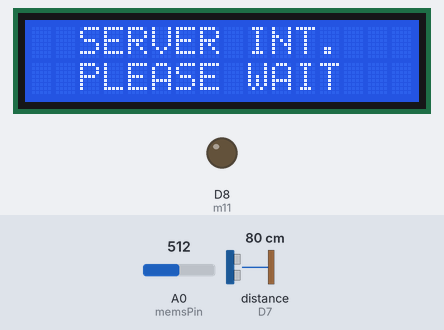
The sketch below on a simulated ESP8266 (NodeMCU). Shown: 16×2 character LCD, output pins drawn as LEDs (lit = HIGH). Wiring (inferred from the names in the program): ultrasonic range finder: trigger D6; echo D7. The test bench sets the inputs (shaded band); at power-on: distance to the obstacle (sensor on D7) 80 cm, A0 (memsPin) = 512. The echo pulse lasts 58.3 µs per cm; WiFi joins after 1.5 s; servers stay silent unless stated; uploads are accepted with an empty reply; random numbers use the default seed unless the sketch sets one; pins used as bus, display or sensor lines are not drawn; what the sketch prints to the serial monitor is not drawn.

Above: at 3.8 s.
At 9.6 s:
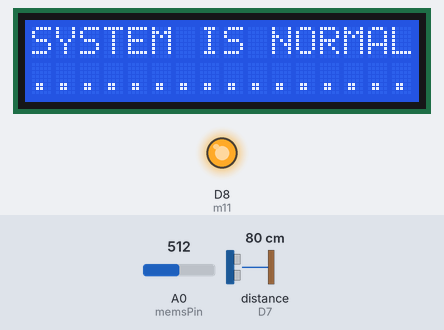
9.7 s: distance to the obstacle (sensor on D7) set to 23 cm
11.2 s: distance to the obstacle (sensor on D7) set to 18 cm
At 12.1 s:
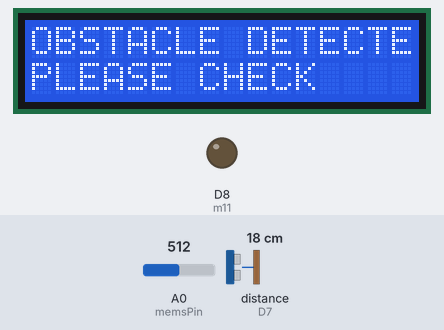
13.0 s: distance to the obstacle (sensor on D7) set to 35 cm
At 16.4 s:
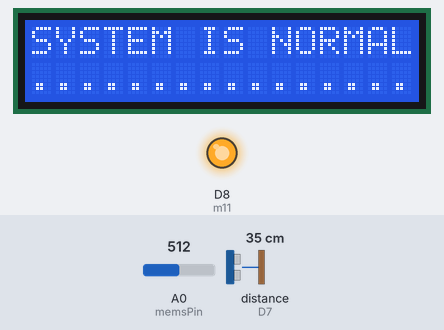
16.5 s: A0 (memsPin) set to 466
18.1 s: A0 (memsPin) set to 439
At 19.1 s:
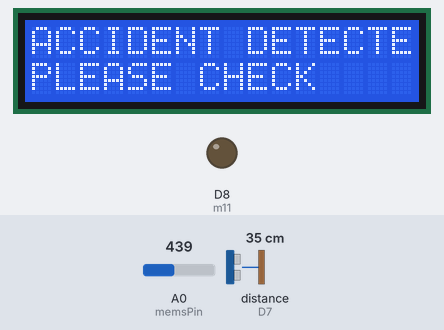
20.0 s: A0 (memsPin) set to 460
At 23.4 s:
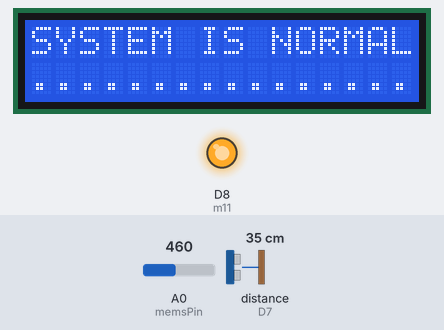
Timing chart, 0 to 24.5 s (numbered marks = the images above; inputs shaded):
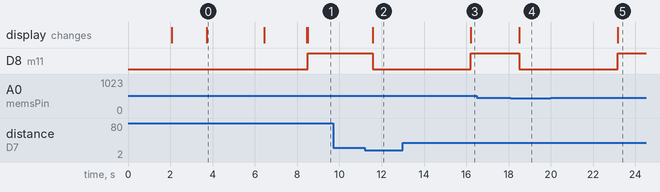

The sketch:

road_safety_system_bharath.ino
```cpp
#include <ESP8266WiFi.h>
#include <ESP8266HTTPClient.h>
#include <LiquidCrystal.h>
#include <String.h>

LiquidCrystal lcd (D0,D1,D2,D3,D4,D5);

// WiFi parameters to be configured
const char* ssid = "project12"; // Hoofdlettergevoelig
const char* password = "project123456"; // Hoofdlettergevoelig

String a = "http://sms.scubedigi.com/api.php?username=Mydreamacd&password=Mydre@m123&to=9160258535&from=MYDREM&message=";
String msg = "\0";
String r = "http://projectsiot.xyz/IoTProjects/RoadSafety/upload.php?a=";
String rs = "\0";
int v = 0;

long duration, distance,duration1,distance1;


String F = "N";
String D = "N";

String otp[11] = {"62","72","71","75","97","79","92","79","95","83","99"} ;
unsigned int no = 0;
unsigned hb = 0;
String hbvalue = "\0";

#define memsPin A0
#define trigPin D6
#define echoPin D7
#define buzzer 1
#define m11 D8

int flag = 0;
int mems = 0;

void send2server ()
{
Serial.print("rs = "); Serial.println(rs);
if(WiFi.status()== WL_CONNECTED){ //Check WiFi connection status

    HTTPClient http; //Declare an object of class HTTPClient
 http.begin(rs);

int httpCode = http.GET(); //Send the request
    if (httpCode > 0) { //Check the returning code
      String payload = http.getString(); //Get the request response payload
      Serial.println(payload); //Print the response payload
    }
    http.end(); //Close connection

delay(500);
}
}
 void sendsms ()
{
Serial.print("msg = "); Serial.println(msg);
if(WiFi.status()== WL_CONNECTED){ //Check WiFi connection status

    HTTPClient http; //Declare an object of class HTTPClient
 http.begin(msg);

int httpCode = http.GET(); //Send the request
    if (httpCode > 0) { //Check the returning code
      String payload = http.getString(); //Get the request response payload
      Serial.println(payload); //Print the response payload
    }
    http.end(); //Close connection

delay(500);
}
}


void lcdstring (unsigned int a, unsigned int b, String data)
{
  // lcd.clear();
  lcd.setCursor(a, b);
  lcd.print(data);
}

void beep()
{
  digitalWrite(buzzer, HIGH);
  delay(1000);
  digitalWrite(buzzer, LOW);
  delay(100);
}


//================================================================================ setup
void setup() {
  Serial.begin(9600);
lcd.begin(16, 2);

 // pinMode(buzzer, OUTPUT);
  pinMode(memsPin, INPUT);
  pinMode(trigPin, OUTPUT);
  pinMode(echoPin, INPUT);
  pinMode(m11,OUTPUT);

  Serial.println("power up \n");

  lcd.clear();
  lcd.setCursor(0, 0);
  lcd.print("ROAD SAFETY S/M     ");
  lcd.setCursor(0, 1);
  lcd.print("                         ");
  delay(2000);

  lcd.clear();
lcd.setCursor(0,0);
        lcd.print("CONNECTING--TO");
        lcd.setCursor( 2,1);
         lcd.print(ssid);
         delay(100);

  Serial.print("Bezig met verbinden");
  WiFi.begin(ssid, password); // Connect to WiFi

  // while wifi not connected yet, print '.'
  // then after it connected, get out of the loop
  while (WiFi.status() != WL_CONNECTED) {
     delay(500);
     Serial.print(".");
  }

  // Verbonden.
  Serial.println("OK!");

  // Access Point (SSID).
  Serial.print("SSID: ");
  Serial.println(WiFi.SSID());

  // IP adres.
  Serial.print("IP: ");
  Serial.println(WiFi.localIP());
Serial.println("state---------------1");
  // Signaalsterkte.
  long rssi = WiFi.RSSI();
  Serial.print("Signaal sterkte (RSSI): ");
  Serial.print(rssi);
  Serial.println(" dBm");
  Serial.println("");

lcd.clear();
  lcdstring(0,0,"  SERVER INT.  ");
  lcdstring(0,1,"  PLEASE WAIT  ");
  delay(2000);
  Serial.print("A = "); Serial.println("http://projectsiot.xyz/IoTProjects/AirSoundPollution/pfupload.php?a=U&b=0");
if(WiFi.status()== WL_CONNECTED){ //Check WiFi connection status

    HTTPClient http; //Declare an object of class HTTPClient

  http.begin("http://projectsiot.xyz/IoTProjects/RoadSafety/upload.php?a=U");

int httpCode = http.GET(); //Send the request
    if (httpCode > 0) { //Check the returning code
      String payload = http.getString(); //Get the request response payload
      Serial.println(payload); //Print the response payload
    }
    http.end(); //C connection

delay(500);
}
/*
Serial.print(F("sending init message............"));
Serial.print("msg = "); Serial.println("http://sms.scubedigi.com/api.php?username=Mydreamacd&password=Mydre@m123&to=8897720828&from=MYDREM&message=KIT%20STARTED");
if(WiFi.status()== WL_CONNECTED){ //Check WiFi connection status

    HTTPClient http; //Declare an object of class HTTPClient

 http.begin("http://sms.scubedigi.com/api.php?username=Mydreamacd&password=Mydre@m123&to=8897720828&from=MYDREM&message=KIT%20STARTED");

int httpCode = http.GET(); //Send the request
    if (httpCode > 0) { //Check the returning code
      String payload = http.getString(); //Get the request response payload
      Serial.println(payload); //Print the response payload
    }
    http.end(); //C connection

delay(500);
}
*/


lcd.clear();
  lcdstring(0,0,"  SERVER INT.  ");
  lcdstring(0,1,"      DONE      ");
  delay(2000);
lcd.clear();
Serial.println(F("PLEASE SHOW CARD "));


}


// ====================================================================== loop
void loop() {

 no = random(11);
mems = analogRead(memsPin);
Serial.println("mems = "+String(mems));

digitalWrite(trigPin, LOW);
delayMicroseconds(2);
digitalWrite(trigPin, HIGH);
delayMicroseconds(10);
digitalWrite(trigPin, LOW);
duration = pulseIn(echoPin, HIGH);
distance= duration*0.034/2;
Serial.print("Distance: ");
Serial.println(distance);
delay(50);

if (distance < 20)
{
  D = "Y";
  Serial.println("obstacle detected");
  lcd.clear ();
  lcdstring(0,0,"OBSTACLE DETECTED     ");
  lcdstring(0,1,"PLEASE CHECK     ");
  digitalWrite(m11,LOW);
  beep ();
  delay(2000);
  msg = a + "FALL%20ALERT%0APLEASE%20CHECK";
 sendsms ();
}
else
{
  D="N";
}

if (mems < 450)
{
  F = "Y";
  Serial.println("ACCIDENT detected");
  lcd.clear ();
  lcdstring(0,0,"ACCIDENT DETECTED     ");
  lcdstring(0,1,"PLEASE CHECK     ");
  digitalWrite(m11,LOW);
  beep ();
  delay(2000);
  msg = a + "FALL%20ALERT%0APLEASE%20CHECK";
sendsms ();
}
else
{
  F = "N";
}

if ((mems >450)&&(D == "N"))
{
  digitalWrite(m11,HIGH);
lcdstring(0,0,"SYSTEM IS NORMAL   ");
lcdstring(0,1,"...................");
rs = r + F +"&b="+D;
send2server ();
}
else
{
rs = r + F +"&b="+D;
send2server ();
}
}//loop
```

Measured:
- the behaviour switches between 21 and 20 cm on distance to the obstacle (sensor on D7) (found by bisection; images 1 and 2)
- the behaviour switches between 450 and 449 on A0 (memsPin) (found by bisection; images 3 and 4)
- after the input at 9.7 s, every drawn part: stays the same
- after the input at 11.2 s, D8 (m11): HIGH → LOW after 0.37 s; the display: changes after 0.37 s (image 2)
- after the input at 13.0 s, D8 (m11): LOW → HIGH after 3.2 s; the display: changes after 3.2 s (image 3)
- after the input at 16.5 s, every drawn part: stays the same
- after the input at 18.1 s, D8 (m11): HIGH → LOW after 0.41 s; the display: changes after 0.41 s (image 4)
- after the input at 20.0 s, D8 (m11): LOW → HIGH after 3.2 s; the display: changes after 3.2 s (image 5)
- what the display in image 0 shows lasts 2.7 s, from 3.7 s to 6.4 s
